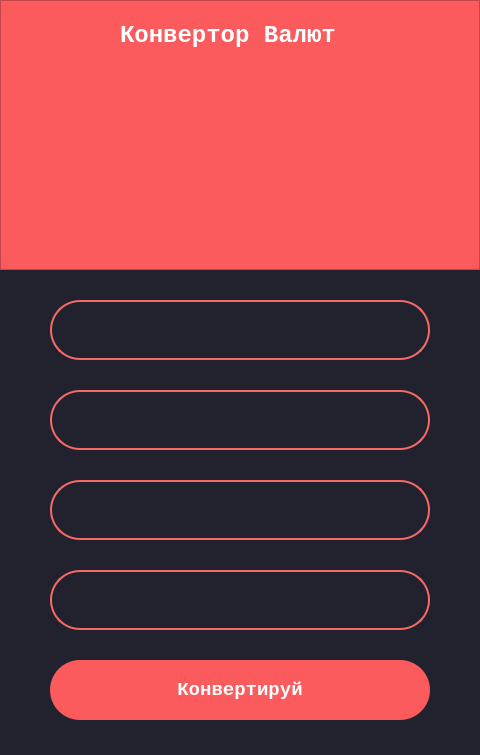
<?xml version="1.0" encoding="UTF-8"?>
<ui version="4.0">
 <class>MainWindow</class>
 <widget class="QMainWindow" name="MainWindow">
  <property name="geometry">
   <rect>
    <x>0</x>
    <y>0</y>
    <width>480</width>
    <height>755</height>
   </rect>
  </property>
  <property name="windowTitle">
   <string>MainWindow</string>
  </property>
  <widget class="QWidget" name="centralwidget">
   <property name="styleSheet">
    <string notr="true">background-color: #22222e
</string>
   </property>
   <widget class="QFrame" name="frame">
    <property name="geometry">
     <rect>
      <x>0</x>
      <y>0</y>
      <width>480</width>
      <height>270</height>
     </rect>
    </property>
    <property name="styleSheet">
     <string notr="true">background-color: #fb5b5d
</string>
    </property>
    <property name="frameShape">
     <enum>QFrame::StyledPanel</enum>
    </property>
    <property name="frameShadow">
     <enum>QFrame::Raised</enum>
    </property>
    <widget class="QLabel" name="label">
     <property name="geometry">
      <rect>
       <x>120</x>
       <y>20</y>
       <width>261</width>
       <height>31</height>
      </rect>
     </property>
     <property name="font">
      <font>
       <family>Monospace</family>
       <pointsize>18</pointsize>
       <weight>75</weight>
       <bold>true</bold>
      </font>
     </property>
     <property name="styleSheet">
      <string notr="true">color: white</string>
     </property>
     <property name="text">
      <string>Конвертор Валют</string>
     </property>
    </widget>
    <widget class="QLabel" name="label_2">
     <property name="geometry">
      <rect>
       <x>130</x>
       <y>70</y>
       <width>201</width>
       <height>181</height>
      </rect>
     </property>
     <property name="text">
      <string/>
     </property>
     <property name="pixmap">
      <pixmap>exchanging.png</pixmap>
     </property>
    </widget>
   </widget>
   <widget class="QLineEdit" name="input_currency">
    <property name="geometry">
     <rect>
      <x>50</x>
      <y>300</y>
      <width>380</width>
      <height>60</height>
     </rect>
    </property>
    <property name="font">
     <font>
      <family>Monospace</family>
      <pointsize>14</pointsize>
      <weight>75</weight>
      <bold>true</bold>
     </font>
    </property>
    <property name="styleSheet">
     <string notr="true">background-color: #22222e;
border: 2px solid #f66967;
border-radius: 30;
color: white</string>
    </property>
    <property name="text">
     <string/>
    </property>
    <property name="alignment">
     <set>Qt::AlignCenter</set>
    </property>
   </widget>
   <widget class="QLineEdit" name="input_amount">
    <property name="geometry">
     <rect>
      <x>50</x>
      <y>390</y>
      <width>380</width>
      <height>60</height>
     </rect>
    </property>
    <property name="font">
     <font>
      <family>Monospace</family>
      <pointsize>14</pointsize>
      <weight>75</weight>
      <bold>true</bold>
     </font>
    </property>
    <property name="styleSheet">
     <string notr="true">background-color: #22222e;
border: 2px solid #f66967;
border-radius: 30;
color: white</string>
    </property>
    <property name="text">
     <string/>
    </property>
    <property name="alignment">
     <set>Qt::AlignCenter</set>
    </property>
   </widget>
   <widget class="QLineEdit" name="output_currency">
    <property name="geometry">
     <rect>
      <x>50</x>
      <y>480</y>
      <width>380</width>
      <height>60</height>
     </rect>
    </property>
    <property name="font">
     <font>
      <family>Monospace</family>
      <pointsize>14</pointsize>
      <weight>75</weight>
      <bold>true</bold>
     </font>
    </property>
    <property name="styleSheet">
     <string notr="true">background-color: #22222e;
border: 2px solid #f66967;
border-radius: 30;
color: white</string>
    </property>
    <property name="text">
     <string/>
    </property>
    <property name="alignment">
     <set>Qt::AlignCenter</set>
    </property>
   </widget>
   <widget class="QLineEdit" name="output_amount">
    <property name="geometry">
     <rect>
      <x>50</x>
      <y>570</y>
      <width>380</width>
      <height>60</height>
     </rect>
    </property>
    <property name="font">
     <font>
      <family>Monospace</family>
      <pointsize>14</pointsize>
      <weight>75</weight>
      <bold>true</bold>
     </font>
    </property>
    <property name="styleSheet">
     <string notr="true">background-color: #22222e;
border: 2px solid #f66967;
border-radius: 30;
color: white</string>
    </property>
    <property name="text">
     <string/>
    </property>
    <property name="alignment">
     <set>Qt::AlignCenter</set>
    </property>
   </widget>
   <widget class="QPushButton" name="pushButton">
    <property name="geometry">
     <rect>
      <x>50</x>
      <y>660</y>
      <width>380</width>
      <height>60</height>
     </rect>
    </property>
    <property name="font">
     <font>
      <family>Monospace</family>
      <pointsize>14</pointsize>
      <weight>75</weight>
      <bold>true</bold>
     </font>
    </property>
    <property name="styleSheet">
     <string notr="true">QPushButton { 
	color: white;
	background-color: #fb5b5d;
	border-radius: 30;
}

QPushButton:pressed { 
	backgroud-color: #fa4244;
}
</string>
    </property>
    <property name="text">
     <string>Конвертируй</string>
    </property>
   </widget>
  </widget>
 </widget>
 <resources/>
 <connections/>
</ui>
